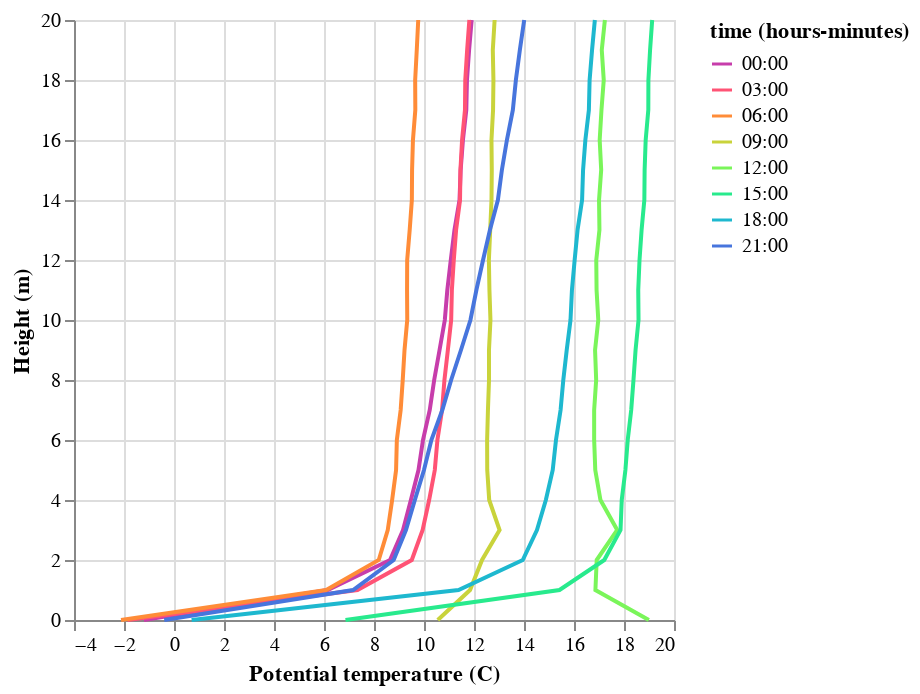

The notebook cell this image was saved under:
### Code cell
src = air_pottemp_df.loc['20230202']
src = src.groupby([pd.Grouper(freq='180min'), 'height'])['value'].mean().reset_index()
alt.Chart(
    src
).mark_line().encode(
    alt.X('value:Q').title('Potential temperature (C)'),
    alt.Y('height:Q').title('Height (m)'),
    alt.Color('hoursminutes(time):O').scale(scheme='rainbow'),
    alt.Order('height')
)

### Figure 1 — Vega-Lite specification as saved in the notebook (floating-point values rounded to 4 significant figures; data arrays with more than 128 entries replaced by an {"elided": "..."} marker saying what was removed)
{"config": {"view": {"continuousWidth": 300, "continuousHeight": 300}}, "data": {"name": "data-ef466cba4c4b8cbdb55081e573ec87c0"}, "mark": {"type": "line"}, "encoding": {"color": {"field": "time", "scale": {"scheme": "rainbow"}, "timeUnit": "hoursminutes", "type": "ordinal"}, "order": {"field": "height", "type": "quantitative"}, "x": {"field": "value", "title": "Potential temperature (C)", "type": "quantitative"}, "y": {"field": "height", "title": "Height (m)", "type": "quantitative"}}, "$schema": "https://vega.github.io/schema/vega-lite/v5.20.1.json", "datasets": {"data-ef466cba4c4b8cbdb55081e573ec87c0": {"elided": "168 records"}}}
